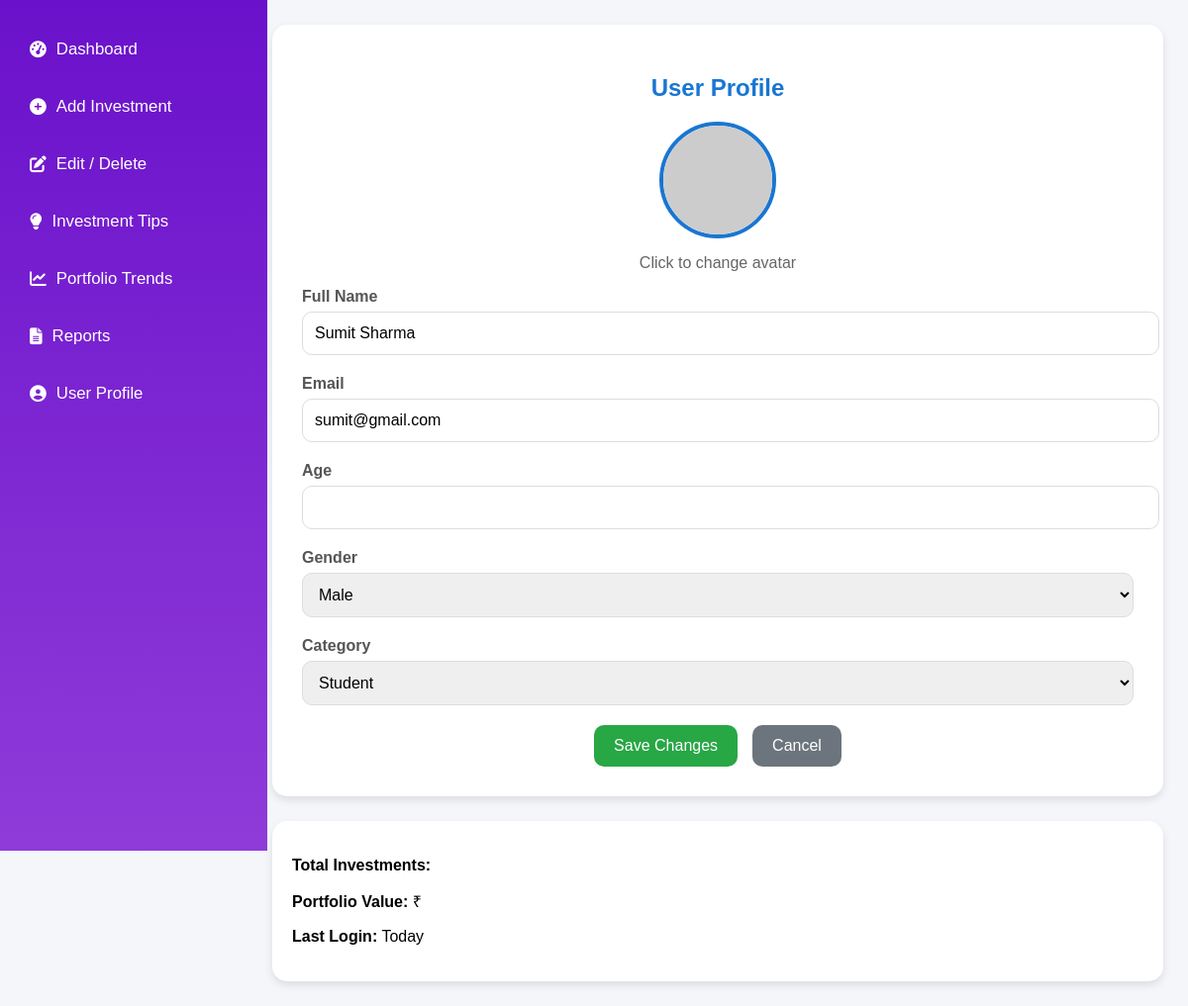
The app's page /user-profile-page (signed in), older data.
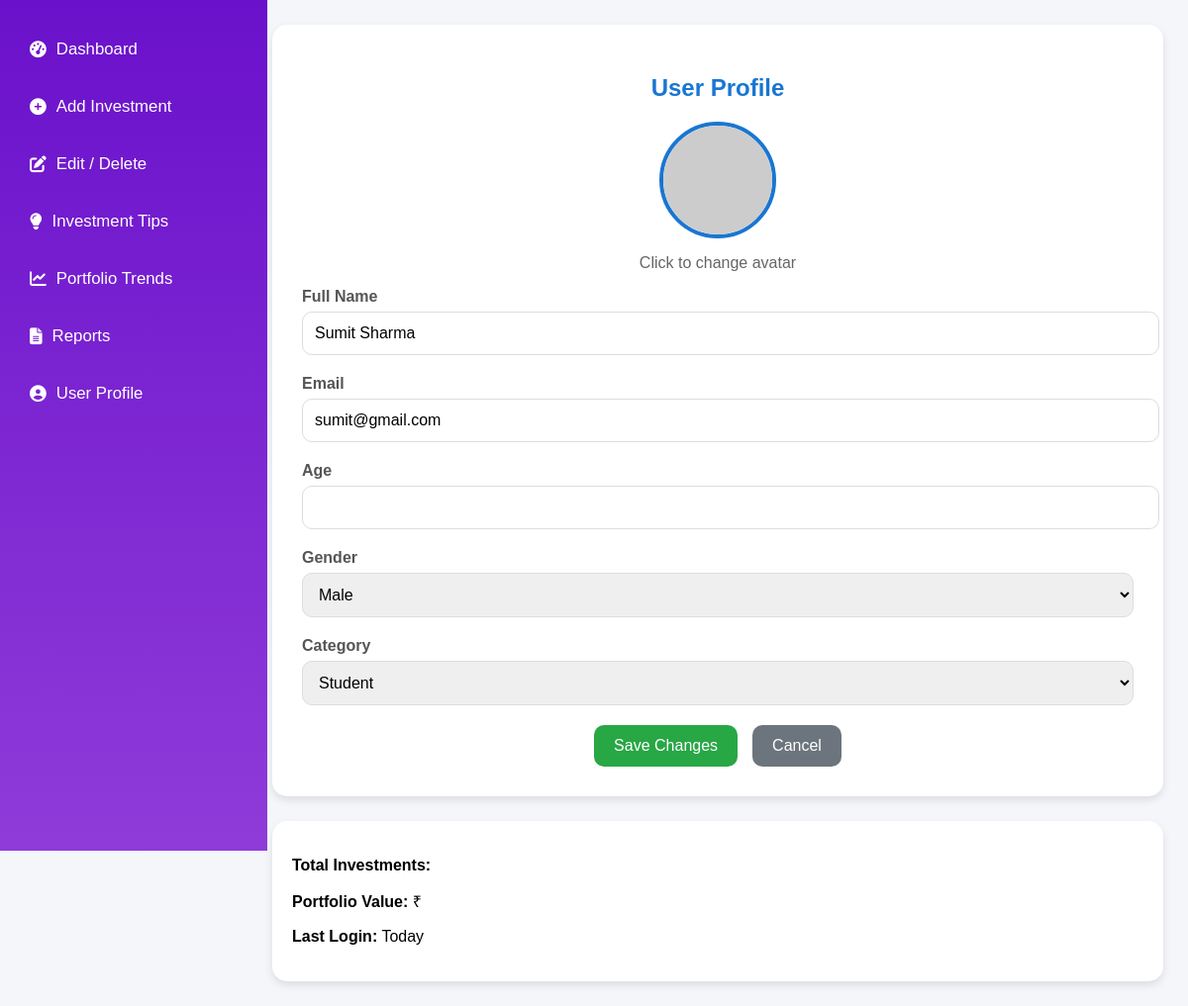
The same page, newer data.
### tables this page shows
CREATE TABLE user (
    id INTEGER PRIMARY KEY AUTOINCREMENT,
    fullname TEXT,
    email TEXT,
    password TEXT,
    category TEXT
);

### app.py (the view, shortened to what this page needs)
@app.route("/user-profile-page", methods=["GET", "POST"])
def user_profile_page():
    if "user_id" not in session:
        return redirect(url_for("login_page_get"))
    user_id = session["user_id"]
    conn = get_db()
    cur = conn.cursor()
    cur.execute("SELECT * FROM user WHERE id=?", (user_id,))
    user = cur.fetchone()
    conn.close()
    return render_template("user_profile.html", user=user)

### app.py (called while the page is built)
def get_db():
    conn = sqlite3.connect("database.db")
    conn.row_factory = sqlite3.Row
    return conn

### templates/user_profile.html (shortened to what this page needs)
<!DOCTYPE html>
<html lang="en">
<head>
<link rel="stylesheet" href="https://cdnjs.cloudflare.com/ajax/libs/font-awesome/6.4.0/css/all.min.css">
</head>
<body>
<div class="sidebar">
    <a href="dashboard.html"><i class="fas fa-tachometer-alt"></i> Dashboard</a>
    <a href="add_investment.html"><i class="fas fa-plus-circle"></i> Add Investment</a>
    <a href="edit_delete.html"><i class="fas fa-edit"></i> Edit / Delete</a>
    <a href="investment_tips.html"><i class="fas fa-lightbulb"></i> Investment Tips</a>
    <a href="portfolio_trends.html"><i class="fas fa-chart-line"></i> Portfolio Trends</a>
    <a href="reports.html"><i class="fas fa-file-alt"></i> Reports</a>
    <a href="user_profile.html"><i class="fas fa-user-circle"></i> User Profile</a>
</div>
<main class="main">
    <div class="profile-card">
        <h2 style="text-align: center; color:#1976d2;">User Profile</h2>
        <img id="profileAvatar"
             src="{{ url_for('static', filename='uploads/' + user['avatar']) if user['avatar'] else 'https://via.placeholder.com/100' }}"
             class="avatar-large"
             onclick="document.getElementById('avatarInput').click()">
        <p style="text-align:center; color:#666;">Click to change avatar</p>
        <form id="profileForm" method="POST" enctype="multipart/form-data" action="/user-profile-page">
            <div class="form-group">
                <label>Full Name</label>
                <input type="text" id="name" name="fullname" value="{{ user['fullname'] }}">
            </div>
            <div class="form-group">
                <label>Email</label>
                <input type="email" id="email" value="{{ user['email'] }}" readonly>
            </div>
            <div class="form-group">
                <label>Age</label>
                <input type="number" id="age" name="age" value="{{ user['age'] if user['age'] else '' }}" min="18">
            </div>
            <div class="form-group">
                <label>Gender</label>
                <select id="gender" name="gender">
                    <option value="Male"   {% if user['gender']=='Male' %}selected{% endif %}>Male</option>
                </select>
            </div>
            <div class="form-group">
                <label>Category</label>
                <select id="category" name="category">
                    <option value="Student" {% if user['category']=='Student' %}selected{% endif %}>Student</option>
                </select>
            </div>
            <div class="buttons">
                <button type="submit" class="btn btn-save">Save Changes</button>
                <button type="button" class="btn btn-cancel" onclick="resetForm()">Cancel</button>
            </div>
        </form>
    </div>
    <div class="account-info">
        <p><strong>Total Investments:</strong> {{ total_investments }}</p>
        <p><strong>Portfolio Value:</strong> ₹{{ portfolio_value }}</p>
        <p><strong>Last Login:</strong> Today</p>
    </div>
</main>
</body>
</html>

### templates/user_profile.html (style rules this page uses)
body { font-family: Arial, sans-serif; margin: 0; background-color: #f5f6fa; display: flex; }
.sidebar { width: 230px; background: linear-gradient(180deg,#6a11cb,#8f3bd9); color: #fff; display: flex; flex-direction: column; padding: 30px 20px; height: 100vh; position: fixed; left: 0; top: 0; transition: 0.3s; }
.sidebar a { color: #fff; text-decoration: none; margin-bottom: 18px; font-size: 1.05rem; padding: 10px; border-radius: 6px; display: flex; align-items: center; transition: background 0.2s; }
.sidebar a i { margin-right: 10px; }
.main { margin-left: 250px; padding: 25px; width: calc(100% - 250px); transition: 0.3s; }
.profile-card { background: white; border-radius: 15px; padding: 30px; box-shadow: 0 4px 8px rgba(0,0,0,0.1); margin-bottom: 25px; transition: 0.3s; }
.avatar-large { width: 110px; height: 110px; border-radius: 50%; border: 4px solid #1976d2; margin: auto; display: block; cursor: pointer; transition: 0.3s; }
.form-group { margin-bottom: 20px; }
label { display: block; margin-bottom: 6px; font-weight: bold; color: #555; }
input, select { width: 100%; padding: 12px; border: 1px solid #ddd; border-radius: 10px; font-size: 16px; transition: 0.3s; }
.buttons { display: flex; justify-content: center; gap: 15px; margin-top: 20px; }
.btn { padding: 12px 20px; border: none; border-radius: 10px; font-size: 16px; cursor: pointer; transition: 0.3s; }
.btn-save { background: #28a745; color: white; }
.btn-cancel { background: #6c757d; color: white; }
.account-info { background: white; border-radius: 15px; padding: 20px; box-shadow: 0 4px 8px rgba(0,0,0,0.1); }

Row changes from the older to the newer data that the page shows:
changed user "Sumit Sharma": category (not shown) → "Student"
Text that changed along with them:
form field category: "Student" → (not shown)
